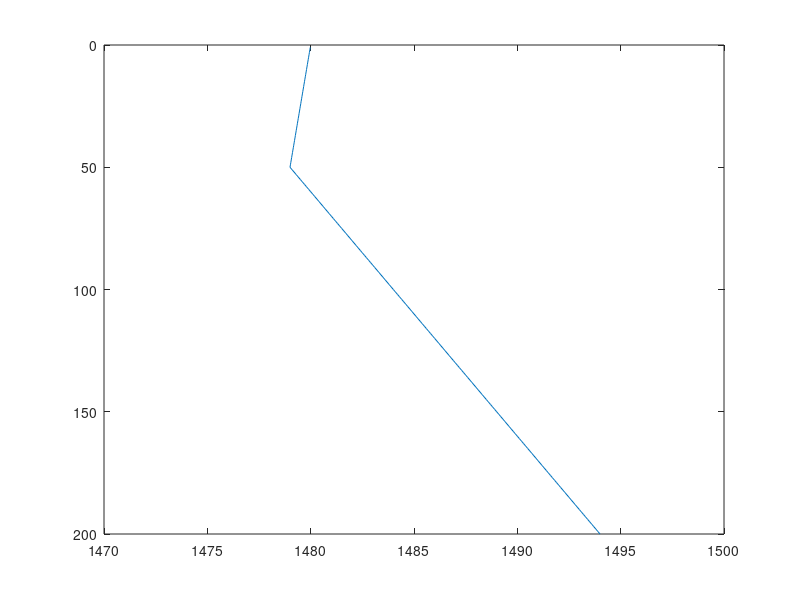

Recreate this plot in MATLAB.
%NegPos
%title_tekst='Negative&Positive gradient'
clear
        del_z=.1; wd=200;
        z_source=25; z_receiver=wd;
        z_break=50;
        z=0:del_z:wd;
        g1=-0.02; g2=0.1; c0=1480;
                z1=1:z_break;
        z2=z_break:wd;
        
        c1=c0+g1*z1;
        c2=c0+g1*z_break+g2*(z2- z_break);
        c=[c1 c2]; z=[z1 z2];
        
       % c( z>z_break)=c1+g2*z(z> z_break)+ g1*z_break;
        
        figure(88) ;clf;
        plot(c,z,'-');axis ij;
        axis([ 1470 1500 0 200])
